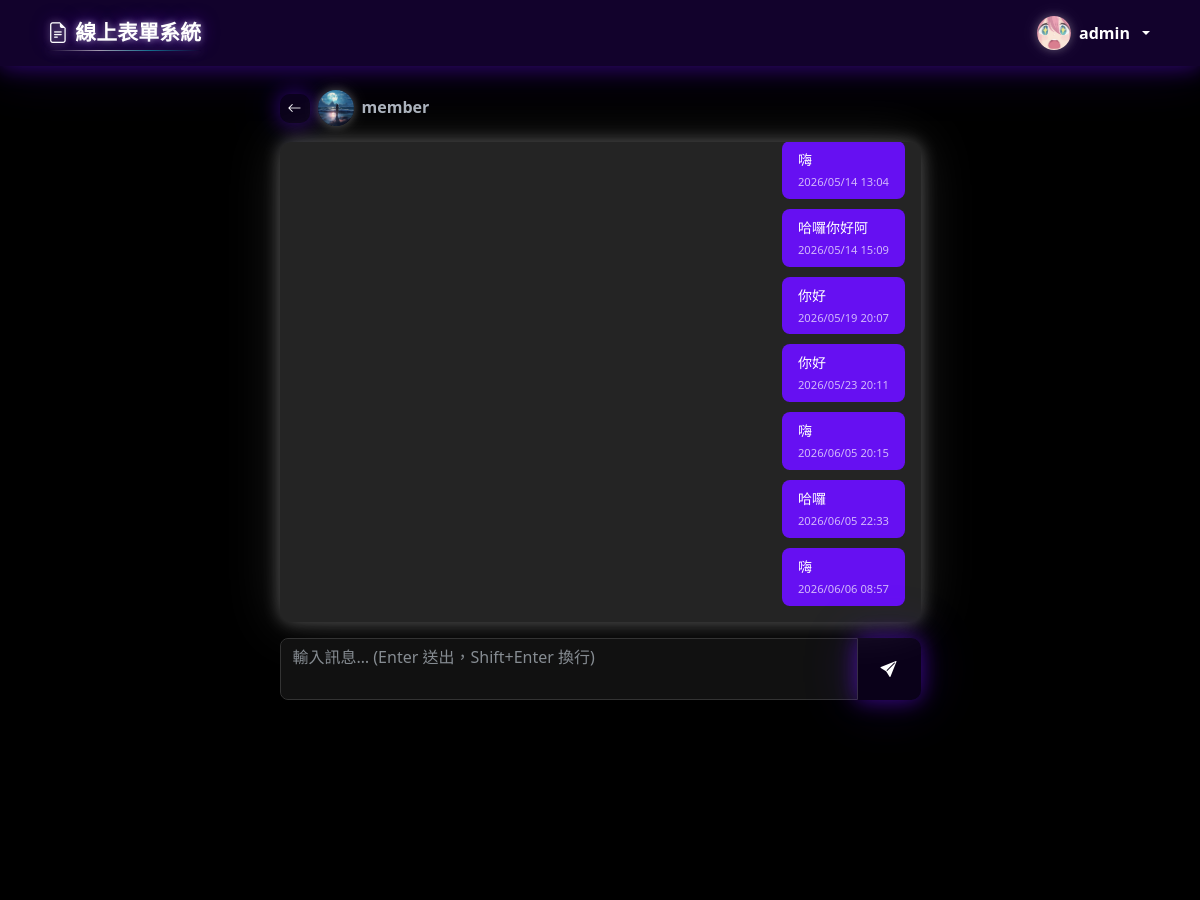
The app's page /member/conversation.php?with=1 (signed in, upper part), older data.
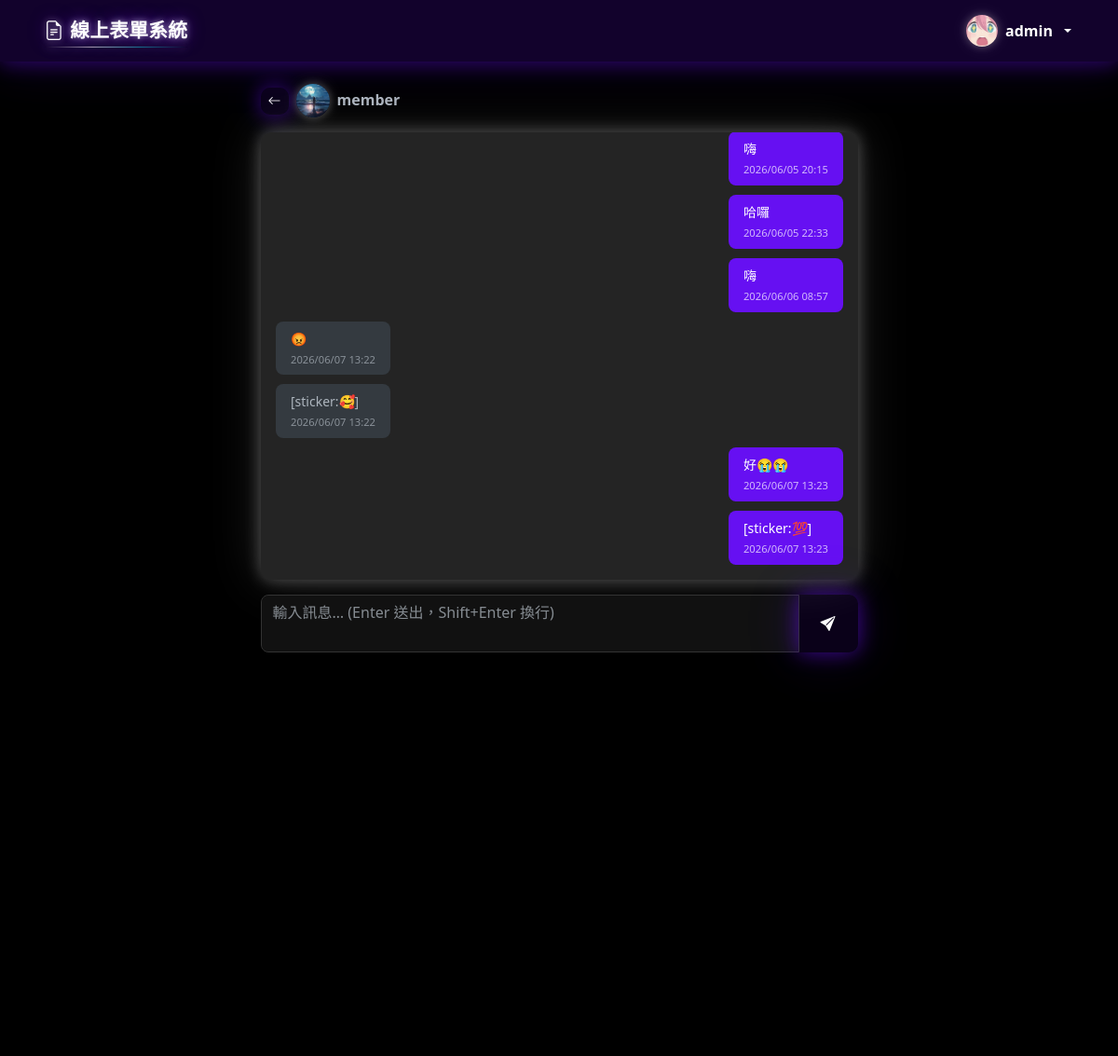
The same page, newer data.
### tables this page shows
CREATE TABLE `messages` (
  `id` int(11) NOT NULL AUTO_INCREMENT,
  `sender_id` int(11) NOT NULL,
  `receiver_id` int(11) NOT NULL,
  `content` text NOT NULL,
  `is_read` tinyint(1) DEFAULT 0,
  `created_at` timestamp NOT NULL DEFAULT current_timestamp(),
  PRIMARY KEY (`id`),
  KEY `sender_id` (`sender_id`),
  KEY `receiver_id` (`receiver_id`),
  CONSTRAINT `messages_ibfk_1` FOREIGN KEY (`sender_id`) REFERENCES `users` (`id`) ON DELETE CASCADE,
  CONSTRAINT `messages_ibfk_2` FOREIGN KEY (`receiver_id`) REFERENCES `users` (`id`) ON DELETE CASCADE
);

### member/conversation.php (the view, shortened to what this page needs)
<?php
require_once '../config/session.php';
require_once '../config/db.php';
$me      = $_SESSION['user_id'];
$with_id = intval($_GET['with'] ?? 0);
$stmt = mysqli_prepare($conn, "SELECT id, username, avatar FROM users WHERE id = ?");
mysqli_stmt_bind_param($stmt, 'i', $with_id);
mysqli_stmt_execute($stmt);
$other = mysqli_fetch_assoc(mysqli_stmt_get_result($stmt));
$history = mysqli_query($conn, "
    SELECT id, sender_id, content,
           DATE_FORMAT(created_at, '%Y/%m/%d %H:%i') AS created_at
    FROM messages
    WHERE (sender_id = $me AND receiver_id = $with_id)
       OR (sender_id = $with_id AND receiver_id = $me)
    ORDER BY id ASC
");
require_once '../config/header.php';
?>
<div class="row justify-content-center">
    <div class="col-lg-7">
        <div class="d-flex align-items-center gap-2 mb-3">
            <a href="<?= REL_BASE ?>member/messages.php" class="btn btn-sm btn-glow-primary">
                <i class="bi bi-arrow-left"></i>
            </a>
            <?= renderAvatar($other['username'], $other['avatar'], 36) ?>
            <h6 class="fw-bold mb-0"><?= htmlspecialchars($other['username']) ?></h6>
        </div>
        <div class="card mb-3">
            <div class="card-body p-3" id="msg-container"
                 style="height:480px;overflow-y:auto;display:flex;flex-direction:column;gap:10px;">
                <?php
                while ($msg = mysqli_fetch_assoc($history)):
                    $is_me = ($msg['sender_id'] == $me);
                ?>
                <div class="d-flex <?= $is_me ? 'justify-content-end' : 'justify-content-start' ?>"
                     data-msg-id="<?= $msg['id'] ?>">
                    <div class="px-3 py-2 rounded-3 small"
                         style="max-width:70%;
                                background:<?= $is_me ? 'var(--bs-primary,#0d6efd)' : 'var(--bs-secondary-bg)' ?>;
                                color:<?= $is_me ? '#fff' : 'inherit' ?>;
                                word-break:break-word;">
                        <?= nl2br(htmlspecialchars($msg['content'])) ?>
                        <div class="mt-1" style="font-size:0.7rem;opacity:0.7;text-align:<?= $is_me ? 'right' : 'left' ?>;">
                            <?= $msg['created_at'] ?>
                        </div>
                    </div>
                </div>
                <?php endwhile; ?>
            </div>
        </div>
        <div class="input-group">
            <textarea id="msg-input" class="form-control" rows="2"
                      placeholder="輸入訊息… (Enter 送出，Shift+Enter 換行)"
                      style="resize:none;"></textarea>
            <button class="btn btn-glow-primary px-4" id="btn-send">
                <i class="bi bi-send-fill"></i>
            </button>
        </div>
    </div>
</div>
<?php require_once '../config/footer.php'; ?>

Row changes from the older to the newer data that the page shows:
no longer on this page (row unchanged): messages: content "嗨", created_at "2026/05/14 13:04"
no longer on this page (row unchanged): messages: content "哈囉你好阿", created_at "2026/05/14 15:09"
no longer on this page (row unchanged): messages: content "你好", created_at "2026/05/19 20:07"
no longer on this page (row unchanged): messages: content "你好", created_at "2026/05/23 20:11"
added messages: content "😡", created_at "2026/06/07 13:22"
added messages: content "[sticker:🥰]", created_at "2026/06/07 13:22"
added messages: content "好😭😭", created_at "2026/06/07 13:23"
added messages: content "[sticker:💯]", created_at "2026/06/07 13:23"
